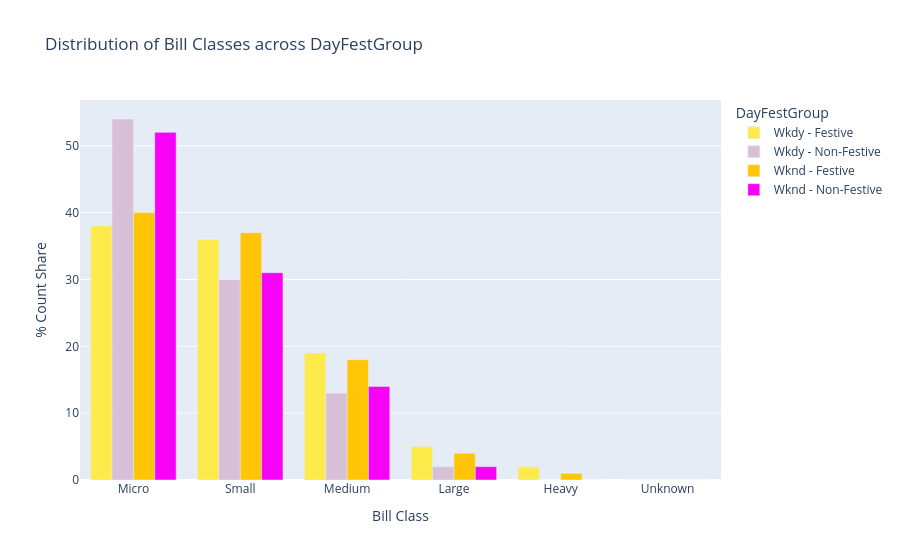

Here is the notebook cell this chart was saved with:
### Code cell
analyzer = SegmentationAnalyzer()
analyzer.analyze_a2(df24)

### Figure 1 — Plotly figure (JSON) as saved in the notebook; plotly's stock layout.template omitted (floating-point values rounded to 4 significant figures)
{"data": [{"alignmentgroup": "True", "hovertemplate": "DayFestGroup=Wkdy - Festive<br>Bill_Class=%{x}<br>Percent_Share=%{y}<extra></extra>", "legendgroup": "Wkdy - Festive", "marker": {"color": "#FDEB4C", "pattern": {"shape": ""}}, "name": "Wkdy - Festive", "offsetgroup": "Wkdy - Festive", "orientation": "v", "showlegend": true, "textposition": "auto", "type": "bar", "x": ["Heavy", "Large", "Medium", "Micro", "Small", "Unknown"], "xaxis": "x", "y": [2.0, 5.0, 19.0, 38.0, 36.0, 0.0], "yaxis": "y"}, {"alignmentgroup": "True", "hovertemplate": "DayFestGroup=Wkdy - Non-Festive<br>Bill_Class=%{x}<br>Percent_Share=%{y}<extra></extra>", "legendgroup": "Wkdy - Non-Festive", "marker": {"color": "#D8BFD8", "pattern": {"shape": ""}}, "name": "Wkdy - Non-Festive", "offsetgroup": "Wkdy - Non-Festive", "orientation": "v", "showlegend": true, "textposition": "auto", "type": "bar", "x": ["Heavy", "Large", "Medium", "Micro", "Small", "Unknown"], "xaxis": "x", "y": [0.0, 2.0, 13.0, 54.0, 30.0, 0.0], "yaxis": "y"}, {"alignmentgroup": "True", "hovertemplate": "DayFestGroup=Wknd - Festive<br>Bill_Class=%{x}<br>Percent_Share=%{y}<extra></extra>", "legendgroup": "Wknd - Festive", "marker": {"color": "#FFC506", "pattern": {"shape": ""}}, "name": "Wknd - Festive", "offsetgroup": "Wknd - Festive", "orientation": "v", "showlegend": true, "textposition": "auto", "type": "bar", "x": ["Heavy", "Large", "Medium", "Micro", "Small", "Unknown"], "xaxis": "x", "y": [1.0, 4.0, 18.0, 40.0, 37.0, 0.0], "yaxis": "y"}, {"alignmentgroup": "True", "hovertemplate": "DayFestGroup=Wknd - Non-Festive<br>Bill_Class=%{x}<br>Percent_Share=%{y}<extra></extra>", "legendgroup": "Wknd - Non-Festive", "marker": {"color": "#F702F7", "pattern": {"shape": ""}}, "name": "Wknd - Non-Festive", "offsetgroup": "Wknd - Non-Festive", "orientation": "v", "showlegend": true, "textposition": "auto", "type": "bar", "x": ["Heavy", "Large", "Medium", "Micro", "Small", "Unknown"], "xaxis": "x", "y": [0.0, 2.0, 14.0, 52.0, 31.0, 0.0], "yaxis": "y"}], "layout": {"barmode": "group", "legend": {"title": {"text": "DayFestGroup"}, "tracegroupgap": 0}, "title": {"text": "Distribution of Bill Classes across DayFestGroup"}, "xaxis": {"anchor": "y", "categoryarray": ["Micro", "Small", "Medium", "Large", "Heavy", "Unknown"], "categoryorder": "array", "domain": [0, 1], "title": {"text": "Bill Class"}}, "yaxis": {"anchor": "x", "domain": [0, 1], "title": {"text": "% Count Share"}}}}
